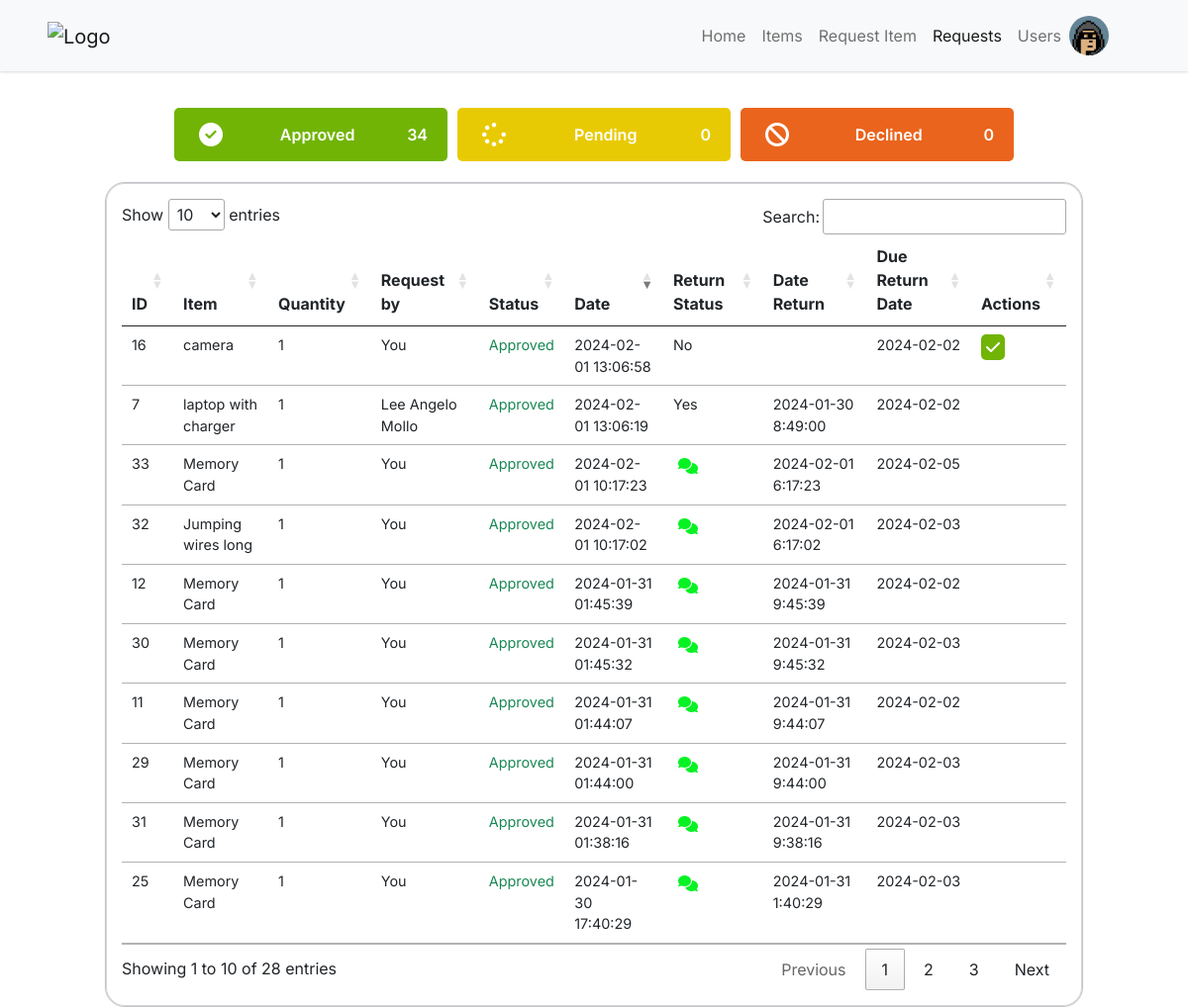
Page /requests.php (signed in) on the committed database.
### tables this page shows
CREATE TABLE `users` (
  `user_id` int(11) NOT NULL,
  `user_firstname` varchar(255) NOT NULL,
  `user_lastname` varchar(255) NOT NULL,
  `user_email` varchar(255) NOT NULL,
  `user_password` varchar(255) NOT NULL,
  `user_category` int(11) NOT NULL,
  `user_chapter` int(11) NOT NULL,
  `user_image` varchar(255) NOT NULL,
  `user_status` enum('active','inactive') NOT NULL,
  `user_position` varchar(255) NOT NULL,
  `user_code` int(11) NOT NULL
);

CREATE TABLE `history` (
  `history_id` int(11) NOT NULL,
  `history_item_id` int(11) NOT NULL,
  `history_quantity` int(11) NOT NULL,
  `history_user_id` int(11) NOT NULL,
  `history_status` enum('approved','declined','pending','') NOT NULL,
  `history_date` timestamp NOT NULL DEFAULT current_timestamp() ON UPDATE current_timestamp(),
  `isReturned` int(1) NOT NULL,
  `history_date_return` varchar(30) NOT NULL,
  `history_due_date` varchar(30) NOT NULL
);

CREATE TABLE `items` (
  `item_id` int(11) NOT NULL,
  `unique_item_id` varchar(225) NOT NULL,
  `item_name` varchar(255) NOT NULL,
  `item_category` int(11) NOT NULL,
  `item_measure` int(11) NOT NULL,
  `item_quantity` int(11) NOT NULL,
  `item_chapter` int(11) NOT NULL,
  `item_status` enum('enabled','disabled','','') NOT NULL,
  `item_description` varchar(255) NOT NULL,
  `item_image` varchar(255) NOT NULL,
  `item_condition` varchar(30) NOT NULL,
  `item_location` varchar(30) NOT NULL,
  `item_cost` varchar(30) NOT NULL,
  `barcode_img` varchar(60) NOT NULL,
  `date_acquired` timestamp NOT NULL DEFAULT current_timestamp() ON UPDATE current_timestamp()
);

### requests.php (the view, shortened to what the rows shown need)
<?php
include './includes/config.inc.php';
?>
<!DOCTYPE html>
<html lang="en">
<head>
    <?php include_once 'includes/headers.inc.php'; ?>
    <link rel="stylesheet" href="assets/css/style.css?v=<?php echo time(); ?>">
    <link rel="stylesheet" href="assets/css/nav.css?v=<?php echo time(); ?>">
    <link rel="stylesheet" href="assets/css/items.css?v=<?php echo time(); ?>">
    <link rel="stylesheet" href="assets/css/requests.css?v=<?php echo time(); ?>">
    <link rel="stylesheet" href="https://cdn.datatables.net/1.13.6/css/jquery.dataTables.css" />
</head>
<body>
    <?php include 'nav.php'; ?>
    <div id="wrapper">
        <div class="section px-5 pt-4">
                    <?php
                    $query = "SELECT COUNT(history_status) FROM history WHERE history_status = 'declined'";
                    ?>
            <div class="row justify-content-center align-items-center">
                <div class="col-12 col-sm-12 col-md-12 col-lg-11">
                    <div class="table-responsive">
                        <table class="table table-hover table-sm">
                            <thead>
                                <tr>
                                    <th>ID</th>
                                    <th>Item</th>
                                    <th>Quantity</th>
                                    <th>Request by</th>
                                    <th>Status</th>
                                    <th>Date</th>
                                    <th>Return Status</th>
                                    <th>Date Return</th>
                                    <th>Due Return Date</th>
                                    <?php echo ($_SESSION['CT'] == 1) ? "<th>Actions</th>" : ""; ?>
                                </tr>
                            </thead>
                            <tbody>
                                <?php
                                if (isset($_SESSION['CT'])) {
                                    try {
                                        if ($_SESSION['CT'] == 1) {
                                            if ($_SESSION['CH'] == 1) {
                                                $query = "SELECT h.history_id AS ID,
                                                    i.item_name AS Item,
                                                    i.item_id AS itemID,
                                                    h.history_user_id AS userID,
                                                    h.history_quantity AS Quantity,
                                                    CONCAT(u.user_firstname, ' ', u.user_lastname) AS 'Request by',
                                                    h.history_status AS Status,
                                                    h.isReturned AS isReturned,
                                                    h.history_date_return AS dateReturn,
                                                    h.history_due_date AS dueDate,
                                                    h.history_date AS Date
                                                    FROM history AS h
                                                    INNER JOIN items AS i ON h.history_item_id = i.item_id
                                                    INNER JOIN users AS u ON h.history_user_id = u.user_id;";
                                            } else {
                                                $query = "SELECT h.history_id AS ID,
                                                    i.item_name AS Item,
                                                    i.item_id AS itemID,
                                                    h.history_user_id AS userID,
                                                    h.history_quantity AS Quantity,
                                                    CONCAT(u.user_firstname, ' ', u.user_lastname) AS 'Request by',
                                                    h.history_status AS Status,
                                                    h.history_date AS Date,
                                                    h.isReturned AS isReturned,
                                                    h.history_date_return AS dateReturn,
                                                    h.history_due_date AS dueDate,
                                                    h.history_user_id AS hUserID
                                                    FROM history AS h
                                                    INNER JOIN items AS i ON h.history_item_id = i.item_id
                                                    INNER JOIN users AS u ON h.history_user_id = u.user_id
                                                    WHERE u.user_chapter =" . $_SESSION['CH'] . ";";
                                            }
                                        } else if ($_SESSION['CT'] == 0) {
                                            $query = "SELECT h.history_id AS ID,
                                                i.item_name AS Item,
                                                i.item_id AS itemID,
                                                h.history_user_id AS userID,
                                                h.history_quantity AS Quantity,
                                                CONCAT(u.user_firstname, ' ', u.user_lastname) AS 'Request by',
                                                h.history_status AS Status,
                                                h.history_date AS Date,
                                                h.isReturned AS isReturned,
                                                h.history_date_return AS dateReturn,
                                                h.history_due_date AS dueDate
                                                FROM history AS h
                                                INNER JOIN items AS i ON h.history_item_id = i.item_id
                                                INNER JOIN users AS u ON h.history_user_id = u.user_id
                                                WHERE u.user_chapter = " . $_SESSION['CH'] . "
                                                AND u.user_id = " . $_SESSION['ID'] . ";";
                                        }
                                        $stmt = $pdo->query($query);
                                        $stmt->execute();
                                        $result = $stmt->fetchAll(PDO::FETCH_ASSOC);
                                        foreach ($result as $row) {
                                ?>
                                            <tr>
                                                <td><?php echo $row['ID']; ?></td>
                                                <td><?php echo $row['Item']; ?></td>
                                                <td><?php echo $row['Quantity']; ?></td>
                                                <td class="text-capitalize"><?php
                                                                            if ($row['userID'] == $_SESSION['ID']) {
                                                                                echo 'You';
                                                                            } else {
                                                                                echo $row['Request by'];
                                                                            }
                                                                            ?></td>
                                                <?php
                                                if ($row['Status'] == 'approved') {
                                                    echo '<td class="text-success text-capitalize small">' . $row['Status'] . '</td>';
                                                } else if ($row['Status'] == 'pending') {
                                                    echo '<td class="text-warning text-capitalize small">' . $row['Status'] . '</td>';
                                                } else if ($row['Status'] == 'declined') {
                                                    echo '<td class="text-danger text-capitalize small">' . $row['Status'] . '</td>';
                                                }
                                                ?>
                                                <td>
                                                    <?php
                                                    echo $row['Date'];
                                                    ?>
                                                </td>
                                                <td>
                                                    <?php
                                                    if ($row['isReturned'] == 0) {
                                                        echo 'No';
                                                    } else {
                                                        if ($row['userID'] == $_SESSION['ID']) { ?>
                                                            <a href="./viewItem.php?itemid=<?php echo $row['itemID'] ?>" class="feedback-btn" title="feedback"><i class="fa-sharp fa-solid fa-comments fa-" style="color: #07f223;"></i></a>
                                                    <?php } else {
                                                            echo 'Yes';
                                                        }
                                                    }
                                                    ?>
                                                </td>
                                                <td>
                                                    <?php echo $row['dateReturn'] ?>
                                                </td>
                                                <td>
                                                    <?php echo $row['dueDate'] ?>
                                                </td>
                                                <?php if ($_SESSION['CT'] == 1) { ?>
                                                    <td>
                                                    <?php
                                                    if ($row['isReturned'] == 0) {
                                                        echo '<a href="http://" class="approve-btn" target="" rel="noopener noreferrer" data-toggle="tooltip" data-bs-toggle="modal" data-bs-target="#approveModal" data-item-id="' . $row['ID'] . '" title="Returng"><i class="fa-solid fa-check"></i></a>';
                                                    } else {
                                                    }
                                                } ?>
                                            </tr>
                                <?php
                                        }
                                    } catch (PDOException $e) {
                                        echo "Error: " . $e->getMessage();
                                    }
                                }
                                ?>
                            </tbody>
                        </table>
                    </div>
                </div>
            </div>
        </div>
    </div>
</body>
</html>

### nav.php (shortened to what the rows shown need)
<?php
try {
    $stmt = $pdo->prepare("SELECT user_image FROM users WHERE user_id = :id");
    $stmt->bindParam(':id', $_SESSION['ID'], PDO::PARAM_INT);
    $stmt->execute();
    if ($stmt->rowCount() > 0) {
        $row = $stmt->fetch(PDO::FETCH_ASSOC);
        $userImage = $row['user_image'];
    }
} catch (PDOException $e) {
    echo "Error: " . $e->getMessage();
}
include './includes/config.inc.php';
?>
<div class="container">
    <nav class="navbar navbar-expand-lg navbar-light bg-light px-sm-5 px-md-5 px-lg-5 fixed-top mainnav">
        <div class="collapse navbar-collapse justify-content-end align-items-center" id="navbarNav">
            <ul class="navbar-nav d-flex justify-content-center align-items-center">
                <li class="nav-item dropdown pull-right">
                    <?php
                    try {
                        $stmt = $pdo->prepare("SELECT user_image FROM users WHERE user_id = :id");
                        $stmt->bindParam(':id', $_SESSION['ID'], PDO::PARAM_INT);
                        $stmt->execute();
                        if ($stmt->rowCount() > 0) {
                            $row = $stmt->fetch(PDO::FETCH_ASSOC);
                            $userImage = $row['user_image'];
                        }
                    } catch (PDOException $e) {
                        echo "Error: " . $e->getMessage();
                    }
                    ?>
                    <div class="rounded-image image-profile" id="dropdownMenuButton" data-toggle="dropdown" aria-haspopup="true" aria-expanded="false">
                        <img src="images/userProfiles/<?php echo $userImage; ?>" class="img-fluid" alt="User Image">
                    </div>
                </li>
            </ul>
        </div>
    </nav>
</div>

### rows in the picture
users: user_image (picture)
history: history_id "11", history_item.item_name "Memory Card", history_quantity "1", shows "You", history_status "Approved", history_date "2024-01-31 01:44:07", history_date_return "2024-01-31 9:44:07", history_due_date "2024-02-02"
history: history_id "12", history_item.item_name "Memory Card", history_quantity "1", shows "You", history_status "Approved", history_date "2024-01-31 01:45:39", history_date_return "2024-01-31 9:45:39", history_due_date "2024-02-02"
history: history_id "16", history_item.item_name "camera", history_quantity "1", shows "You", history_status "Approved", history_date "2024-02-01 13:06:58", isReturned "No", history_due_date "2024-02-02"
history: history_id "25", history_item.item_name "Memory Card", history_quantity "1", shows "You", history_status "Approved", history_date "2024-01-30 17:40:29", history_date_return "2024-01-31 1:40:29", history_due_date "2024-02-03"
history: history_id "29", history_item.item_name "Memory Card", history_quantity "1", shows "You", history_status "Approved", history_date "2024-01-31 01:44:00", history_date_return "2024-01-31 9:44:00", history_due_date "2024-02-03"
history: history_id "30", history_item.item_name "Memory Card", history_quantity "1", shows "You", history_status "Approved", history_date "2024-01-31 01:45:32", history_date_return "2024-01-31 9:45:32", history_due_date "2024-02-03"
history: history_id "31", history_item.item_name "Memory Card", history_quantity "1", shows "You", history_status "Approved", history_date "2024-01-31 01:38:16", history_date_return "2024-01-31 9:38:16", history_due_date "2024-02-03"
history: history_id "32", history_item.item_name "Jumping wires long", history_quantity "1", shows "You", history_status "Approved", history_date "2024-02-01 10:17:02", history_date_return "2024-02-01 6:17:02", history_due_date "2024-02-03"
history: history_id "33", history_item.item_name "Memory Card", history_quantity "1", shows "You", history_status "Approved", history_date "2024-02-01 10:17:23", history_date_return "2024-02-01 6:17:23", history_due_date "2024-02-05"
history: history_id "7", history_item.item_name "laptop with charger", history_quantity "1", Request "Lee Angelo Mollo", history_status "Approved", history_date "2024-02-01 13:06:19", isReturned "Yes", history_date_return "2024-01-30 8:49:00", history_due_date "2024-02-02"

### other values in the picture
$count "34"
$count "0"
